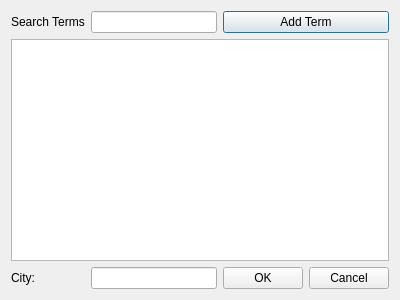
<?xml version="1.0" encoding="UTF-8"?>
<ui version="4.0">
 <class>Dialog</class>
 <widget class="QDialog" name="Dialog">
  <property name="geometry">
   <rect>
    <x>0</x>
    <y>0</y>
    <width>400</width>
    <height>300</height>
   </rect>
  </property>
  <property name="windowTitle">
   <string>Settings</string>
  </property>
  <layout class="QGridLayout" name="gridLayout">
   <item row="0" column="0">
    <widget class="QLabel" name="labelSearchTerms">
     <property name="text">
      <string>Search Terms</string>
     </property>
    </widget>
   </item>
   <item row="0" column="1">
    <widget class="QLineEdit" name="lineEditSearchTerms"/>
   </item>
   <item row="0" column="2">
    <widget class="QPushButton" name="pushAddButton">
     <property name="text">
      <string>Add Term</string>
     </property>
     <property name="default">
      <bool>true</bool>
     </property>
    </widget>
   </item>
   <item row="1" column="0" colspan="3">
    <widget class="QListWidget" name="listWidgetSearchTerms"/>
   </item>
   <item row="2" column="0">
    <widget class="QLabel" name="labelCity">
     <property name="text">
      <string>City: </string>
     </property>
    </widget>
   </item>
   <item row="2" column="1">
    <widget class="QLineEdit" name="lineEditCity"/>
   </item>
   <item row="2" column="2">
    <widget class="QDialogButtonBox" name="buttonBox">
     <property name="orientation">
      <enum>Qt::Horizontal</enum>
     </property>
     <property name="standardButtons">
      <set>QDialogButtonBox::Cancel|QDialogButtonBox::Ok</set>
     </property>
    </widget>
   </item>
  </layout>
 </widget>
 <resources/>
 <connections>
  <connection>
   <sender>buttonBox</sender>
   <signal>accepted()</signal>
   <receiver>Dialog</receiver>
   <slot>accept()</slot>
   <hints>
    <hint type="sourcelabel">
     <x>248</x>
     <y>254</y>
    </hint>
    <hint type="destinationlabel">
     <x>157</x>
     <y>274</y>
    </hint>
   </hints>
  </connection>
  <connection>
   <sender>buttonBox</sender>
   <signal>rejected()</signal>
   <receiver>Dialog</receiver>
   <slot>reject()</slot>
   <hints>
    <hint type="sourcelabel">
     <x>316</x>
     <y>260</y>
    </hint>
    <hint type="destinationlabel">
     <x>286</x>
     <y>274</y>
    </hint>
   </hints>
  </connection>
 </connections>
</ui>
